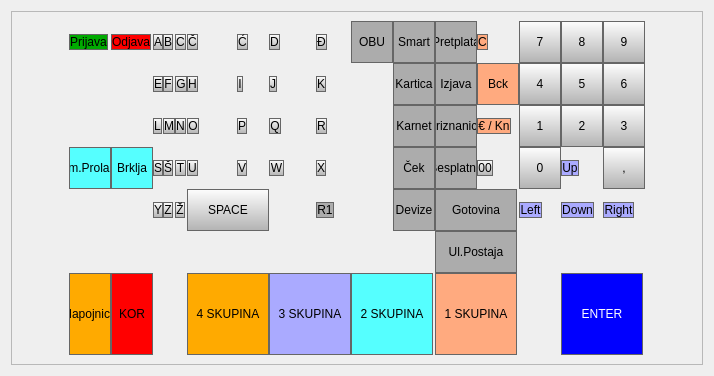
<?xml version="1.0" encoding="UTF-8"?>
<ui version="4.0">
 <class>Form</class>
 <widget class="QWidget" name="Form">
  <property name="enabled">
   <bool>true</bool>
  </property>
  <property name="geometry">
   <rect>
    <x>0</x>
    <y>0</y>
    <width>714</width>
    <height>376</height>
   </rect>
  </property>
  <property name="windowTitle">
   <string/>
  </property>
  <layout class="QHBoxLayout" name="horizontalLayout">
   <item>
    <widget class="QFrame" name="frMainFrame">
     <property name="styleSheet">
      <string notr="true">QPushButton 
{
background-color: qlineargradient(spread:reflect, x1:0, y1:0, x2:0, y2:1, stop:0 #fefefe, stop:1 #b2b2b2);
border: 1px solid #666666;
}

QPushButton:disabled
{
background-color: qlineargradient(spread:reflect, x1:0, y1:0, x2:0, y2:1, stop:0 #dcdcdc, stop:1 #cccccc);
color: #b2b2b2;
border-color: #b2b2b2;
}

QPushButton::pressed
{
background-color: qlineargradient(spread:reflect, x1:0, y1:0, x2:0, y2:1, stop:0 #ffffff, stop:1 #cccccc);
color: #888888;
}

QPushButton 
{
font-weight: normal;
font-size:9pt;
}

#btnPrijava
{
	background-color: rgb(0, 170, 0);
}

#btnOdjava,#btnKorekcija
{
	
	background-color: rgb(255, 0, 0);
}

#btnNapojnica,#btnSkup4
{
	background-color: rgb(255, 170, 0);
}

#btnSkup3,#btnUP,#btnDOWN,#btnLEFT,#btnRIGHT
{
	background-color: rgb(170, 170, 255);
}

#btnSkup2,#btnSimPA,#btnBarrier
{
	background-color: rgb(85, 255, 255);
}

#btnSkup1,#btnClear,#btnBackspace, #btnEur
{
background-color: rgb(255, 170, 127);
}

#btnENTER
{
	background-color: rgb(0, 0, 255);
	color: rgb(255, 255, 255);
}

#btnOBU,#btnSmart,#btnPretplata,#btnKartica,#btnKarnet,
#btnIzjava,#btnPriznanica,#btnCheck,#btnFree,#btnDevize,#btnGotovina,#btnR1,#btnUlPost
{
	background-color: rgb(172, 172, 172);
}

#btnQ,#btnW,#btnE,#btnR,#btnT,#btnY,#btnU,#btnI,#btnO,#btnP,
#btnA,#btnS,#btnD,#btnF,#btnG,#btnH,#btnJ,#btnK,#btnL,#btnZ,
#btnX,#btnC,#btnV,#btnB,#btnN,#btnM,#btnSh,#btnZj,#btnR1,
#btnUP,#btnDOWN,#btnLEFT,#btnRIGHT,
#btnPrijava,#btnOdjava,
#btnCh,#btnCj,#btnDj, #btnClear,#btnBackspace, #btnEur, #btn00

{
	width: 40px; 
	height: 40px;
}

#btnOBU,#btnSmart,#btnPretplata,#btnKartica,#btnKarnet,
#btnSimPA,#btnBarrier,
#btnIzjava,#btnPriznanica,#btnCheck,#btnFree,#btnDevize,#btnGotovina
{
	width: 40px; 
	height: 40px;
}

#btnNumpad1,#btnNumpad2,#btnNumpad3,#btnNumpad4,
#btnNumpad5,#btnNumpad6,#btnNumpad7,#btnNumpad8,#btnNumpad9,
#btnNumpadComma,#btnBackspace,#btnNumpad0,
#btnNumpadDEVIDE,#btnNumpadPLUS,#btnNumpadMINUS,#btnNumpadMULTI
{
	width: 40px; 
	height: 40px;
}

#btnSPACE,#btnGotovina, #btnUlPost
{
	height: 40px;
	width: 80px; 
}

#btnENTER, #btnSkup1,  #btnSkup2,  #btnSkup3,  #btnSkup4
{
	width: 80px;
	height: 80px;
}

#btnNapojnica,#btnKorekcija
{
	height: 80px;
	width: 40px; 
}</string>
     </property>
     <property name="frameShape">
      <enum>QFrame::StyledPanel</enum>
     </property>
     <property name="frameShadow">
      <enum>QFrame::Raised</enum>
     </property>
     <layout class="QHBoxLayout" name="horizontalLayout_2">
      <item>
       <layout class="QGridLayout" name="gridLayout">
        <property name="sizeConstraint">
         <enum>QLayout::SetNoConstraint</enum>
        </property>
        <property name="spacing">
         <number>0</number>
        </property>
        <item row="0" column="0">
         <widget class="QPushButton" name="btnPrijava">
          <property name="sizePolicy">
           <sizepolicy hsizetype="Fixed" vsizetype="Fixed">
            <horstretch>0</horstretch>
            <verstretch>0</verstretch>
           </sizepolicy>
          </property>
          <property name="focusPolicy">
           <enum>Qt::NoFocus</enum>
          </property>
          <property name="text">
           <string>Prijava</string>
          </property>
         </widget>
        </item>
        <item row="0" column="1">
         <widget class="QPushButton" name="btnOdjava">
          <property name="sizePolicy">
           <sizepolicy hsizetype="Fixed" vsizetype="Fixed">
            <horstretch>0</horstretch>
            <verstretch>0</verstretch>
           </sizepolicy>
          </property>
          <property name="focusPolicy">
           <enum>Qt::NoFocus</enum>
          </property>
          <property name="text">
           <string>Odjava</string>
          </property>
         </widget>
        </item>
        <item row="0" column="2">
         <widget class="QPushButton" name="btnA">
          <property name="sizePolicy">
           <sizepolicy hsizetype="Fixed" vsizetype="Fixed">
            <horstretch>0</horstretch>
            <verstretch>0</verstretch>
           </sizepolicy>
          </property>
          <property name="focusPolicy">
           <enum>Qt::NoFocus</enum>
          </property>
          <property name="text">
           <string>A</string>
          </property>
         </widget>
        </item>
        <item row="0" column="3">
         <widget class="QPushButton" name="btnB">
          <property name="sizePolicy">
           <sizepolicy hsizetype="Fixed" vsizetype="Fixed">
            <horstretch>0</horstretch>
            <verstretch>0</verstretch>
           </sizepolicy>
          </property>
          <property name="focusPolicy">
           <enum>Qt::NoFocus</enum>
          </property>
          <property name="text">
           <string>B</string>
          </property>
         </widget>
        </item>
        <item row="0" column="4">
         <widget class="QPushButton" name="btnC">
          <property name="sizePolicy">
           <sizepolicy hsizetype="Fixed" vsizetype="Fixed">
            <horstretch>0</horstretch>
            <verstretch>0</verstretch>
           </sizepolicy>
          </property>
          <property name="focusPolicy">
           <enum>Qt::NoFocus</enum>
          </property>
          <property name="text">
           <string>C</string>
          </property>
         </widget>
        </item>
        <item row="0" column="5">
         <widget class="QPushButton" name="btnCh">
          <property name="sizePolicy">
           <sizepolicy hsizetype="Fixed" vsizetype="Fixed">
            <horstretch>0</horstretch>
            <verstretch>0</verstretch>
           </sizepolicy>
          </property>
          <property name="focusPolicy">
           <enum>Qt::NoFocus</enum>
          </property>
          <property name="text">
           <string>Č</string>
          </property>
         </widget>
        </item>
        <item row="0" column="6">
         <widget class="QPushButton" name="btnCj">
          <property name="sizePolicy">
           <sizepolicy hsizetype="Fixed" vsizetype="Fixed">
            <horstretch>0</horstretch>
            <verstretch>0</verstretch>
           </sizepolicy>
          </property>
          <property name="focusPolicy">
           <enum>Qt::NoFocus</enum>
          </property>
          <property name="text">
           <string>Ć</string>
          </property>
         </widget>
        </item>
        <item row="0" column="7">
         <widget class="QPushButton" name="btnD">
          <property name="sizePolicy">
           <sizepolicy hsizetype="Fixed" vsizetype="Fixed">
            <horstretch>0</horstretch>
            <verstretch>0</verstretch>
           </sizepolicy>
          </property>
          <property name="focusPolicy">
           <enum>Qt::NoFocus</enum>
          </property>
          <property name="text">
           <string>D</string>
          </property>
         </widget>
        </item>
        <item row="0" column="8">
         <widget class="QPushButton" name="btnDj">
          <property name="sizePolicy">
           <sizepolicy hsizetype="Fixed" vsizetype="Fixed">
            <horstretch>0</horstretch>
            <verstretch>0</verstretch>
           </sizepolicy>
          </property>
          <property name="focusPolicy">
           <enum>Qt::NoFocus</enum>
          </property>
          <property name="text">
           <string>Đ</string>
          </property>
         </widget>
        </item>
        <item row="0" column="9">
         <widget class="QPushButton" name="btnOBU">
          <property name="sizePolicy">
           <sizepolicy hsizetype="Fixed" vsizetype="Fixed">
            <horstretch>0</horstretch>
            <verstretch>0</verstretch>
           </sizepolicy>
          </property>
          <property name="focusPolicy">
           <enum>Qt::NoFocus</enum>
          </property>
          <property name="text">
           <string>OBU</string>
          </property>
         </widget>
        </item>
        <item row="0" column="10">
         <widget class="QPushButton" name="btnSmart">
          <property name="sizePolicy">
           <sizepolicy hsizetype="Fixed" vsizetype="Fixed">
            <horstretch>0</horstretch>
            <verstretch>0</verstretch>
           </sizepolicy>
          </property>
          <property name="focusPolicy">
           <enum>Qt::NoFocus</enum>
          </property>
          <property name="text">
           <string>Smart</string>
          </property>
         </widget>
        </item>
        <item row="0" column="11">
         <widget class="QPushButton" name="btnPretplata">
          <property name="sizePolicy">
           <sizepolicy hsizetype="Fixed" vsizetype="Fixed">
            <horstretch>0</horstretch>
            <verstretch>0</verstretch>
           </sizepolicy>
          </property>
          <property name="focusPolicy">
           <enum>Qt::NoFocus</enum>
          </property>
          <property name="text">
           <string>Pretplata</string>
          </property>
         </widget>
        </item>
        <item row="0" column="12">
         <widget class="QPushButton" name="btnClear">
          <property name="sizePolicy">
           <sizepolicy hsizetype="Fixed" vsizetype="Fixed">
            <horstretch>0</horstretch>
            <verstretch>0</verstretch>
           </sizepolicy>
          </property>
          <property name="focusPolicy">
           <enum>Qt::NoFocus</enum>
          </property>
          <property name="text">
           <string>C</string>
          </property>
         </widget>
        </item>
        <item row="0" column="13">
         <widget class="QPushButton" name="btnNumpad7">
          <property name="sizePolicy">
           <sizepolicy hsizetype="Fixed" vsizetype="Fixed">
            <horstretch>0</horstretch>
            <verstretch>0</verstretch>
           </sizepolicy>
          </property>
          <property name="focusPolicy">
           <enum>Qt::NoFocus</enum>
          </property>
          <property name="text">
           <string>7</string>
          </property>
         </widget>
        </item>
        <item row="0" column="14">
         <widget class="QPushButton" name="btnNumpad8">
          <property name="sizePolicy">
           <sizepolicy hsizetype="Fixed" vsizetype="Fixed">
            <horstretch>0</horstretch>
            <verstretch>0</verstretch>
           </sizepolicy>
          </property>
          <property name="focusPolicy">
           <enum>Qt::NoFocus</enum>
          </property>
          <property name="text">
           <string>8</string>
          </property>
         </widget>
        </item>
        <item row="0" column="15">
         <widget class="QPushButton" name="btnNumpad9">
          <property name="sizePolicy">
           <sizepolicy hsizetype="Fixed" vsizetype="Fixed">
            <horstretch>0</horstretch>
            <verstretch>0</verstretch>
           </sizepolicy>
          </property>
          <property name="focusPolicy">
           <enum>Qt::NoFocus</enum>
          </property>
          <property name="text">
           <string>9</string>
          </property>
         </widget>
        </item>
        <item row="1" column="2">
         <widget class="QPushButton" name="btnE">
          <property name="sizePolicy">
           <sizepolicy hsizetype="Fixed" vsizetype="Fixed">
            <horstretch>0</horstretch>
            <verstretch>0</verstretch>
           </sizepolicy>
          </property>
          <property name="focusPolicy">
           <enum>Qt::NoFocus</enum>
          </property>
          <property name="text">
           <string>E</string>
          </property>
         </widget>
        </item>
        <item row="1" column="3">
         <widget class="QPushButton" name="btnF">
          <property name="sizePolicy">
           <sizepolicy hsizetype="Fixed" vsizetype="Fixed">
            <horstretch>0</horstretch>
            <verstretch>0</verstretch>
           </sizepolicy>
          </property>
          <property name="focusPolicy">
           <enum>Qt::NoFocus</enum>
          </property>
          <property name="text">
           <string>F</string>
          </property>
         </widget>
        </item>
        <item row="1" column="4">
         <widget class="QPushButton" name="btnG">
          <property name="sizePolicy">
           <sizepolicy hsizetype="Fixed" vsizetype="Fixed">
            <horstretch>0</horstretch>
            <verstretch>0</verstretch>
           </sizepolicy>
          </property>
          <property name="focusPolicy">
           <enum>Qt::NoFocus</enum>
          </property>
          <property name="text">
           <string>G</string>
          </property>
         </widget>
        </item>
        <item row="1" column="5">
         <widget class="QPushButton" name="btnH">
          <property name="sizePolicy">
           <sizepolicy hsizetype="Fixed" vsizetype="Fixed">
            <horstretch>0</horstretch>
            <verstretch>0</verstretch>
           </sizepolicy>
          </property>
          <property name="focusPolicy">
           <enum>Qt::NoFocus</enum>
          </property>
          <property name="text">
           <string>H</string>
          </property>
         </widget>
        </item>
        <item row="1" column="6">
         <widget class="QPushButton" name="btnI">
          <property name="sizePolicy">
           <sizepolicy hsizetype="Fixed" vsizetype="Fixed">
            <horstretch>0</horstretch>
            <verstretch>0</verstretch>
           </sizepolicy>
          </property>
          <property name="focusPolicy">
           <enum>Qt::NoFocus</enum>
          </property>
          <property name="text">
           <string>I</string>
          </property>
         </widget>
        </item>
        <item row="1" column="7">
         <widget class="QPushButton" name="btnJ">
          <property name="sizePolicy">
           <sizepolicy hsizetype="Fixed" vsizetype="Fixed">
            <horstretch>0</horstretch>
            <verstretch>0</verstretch>
           </sizepolicy>
          </property>
          <property name="focusPolicy">
           <enum>Qt::NoFocus</enum>
          </property>
          <property name="text">
           <string>J</string>
          </property>
         </widget>
        </item>
        <item row="1" column="8">
         <widget class="QPushButton" name="btnK">
          <property name="sizePolicy">
           <sizepolicy hsizetype="Fixed" vsizetype="Fixed">
            <horstretch>0</horstretch>
            <verstretch>0</verstretch>
           </sizepolicy>
          </property>
          <property name="focusPolicy">
           <enum>Qt::NoFocus</enum>
          </property>
          <property name="text">
           <string>K</string>
          </property>
         </widget>
        </item>
        <item row="1" column="10">
         <widget class="QPushButton" name="btnKartica">
          <property name="sizePolicy">
           <sizepolicy hsizetype="Fixed" vsizetype="Fixed">
            <horstretch>0</horstretch>
            <verstretch>0</verstretch>
           </sizepolicy>
          </property>
          <property name="focusPolicy">
           <enum>Qt::NoFocus</enum>
          </property>
          <property name="text">
           <string>Kartica</string>
          </property>
         </widget>
        </item>
        <item row="1" column="11">
         <widget class="QPushButton" name="btnIzjava">
          <property name="sizePolicy">
           <sizepolicy hsizetype="Fixed" vsizetype="Fixed">
            <horstretch>0</horstretch>
            <verstretch>0</verstretch>
           </sizepolicy>
          </property>
          <property name="focusPolicy">
           <enum>Qt::NoFocus</enum>
          </property>
          <property name="text">
           <string>Izjava</string>
          </property>
         </widget>
        </item>
        <item row="1" column="12">
         <widget class="QPushButton" name="btnBackspace">
          <property name="sizePolicy">
           <sizepolicy hsizetype="Fixed" vsizetype="Fixed">
            <horstretch>0</horstretch>
            <verstretch>0</verstretch>
           </sizepolicy>
          </property>
          <property name="focusPolicy">
           <enum>Qt::NoFocus</enum>
          </property>
          <property name="text">
           <string>Bck</string>
          </property>
         </widget>
        </item>
        <item row="1" column="13">
         <widget class="QPushButton" name="btnNumpad4">
          <property name="sizePolicy">
           <sizepolicy hsizetype="Fixed" vsizetype="Fixed">
            <horstretch>0</horstretch>
            <verstretch>0</verstretch>
           </sizepolicy>
          </property>
          <property name="focusPolicy">
           <enum>Qt::NoFocus</enum>
          </property>
          <property name="text">
           <string>4</string>
          </property>
         </widget>
        </item>
        <item row="1" column="14">
         <widget class="QPushButton" name="btnNumpad5">
          <property name="sizePolicy">
           <sizepolicy hsizetype="Fixed" vsizetype="Fixed">
            <horstretch>0</horstretch>
            <verstretch>0</verstretch>
           </sizepolicy>
          </property>
          <property name="focusPolicy">
           <enum>Qt::NoFocus</enum>
          </property>
          <property name="text">
           <string>5</string>
          </property>
         </widget>
        </item>
        <item row="1" column="15">
         <widget class="QPushButton" name="btnNumpad6">
          <property name="sizePolicy">
           <sizepolicy hsizetype="Fixed" vsizetype="Fixed">
            <horstretch>0</horstretch>
            <verstretch>0</verstretch>
           </sizepolicy>
          </property>
          <property name="focusPolicy">
           <enum>Qt::NoFocus</enum>
          </property>
          <property name="text">
           <string>6</string>
          </property>
         </widget>
        </item>
        <item row="2" column="2">
         <widget class="QPushButton" name="btnL">
          <property name="sizePolicy">
           <sizepolicy hsizetype="Fixed" vsizetype="Fixed">
            <horstretch>0</horstretch>
            <verstretch>0</verstretch>
           </sizepolicy>
          </property>
          <property name="focusPolicy">
           <enum>Qt::NoFocus</enum>
          </property>
          <property name="text">
           <string>L</string>
          </property>
         </widget>
        </item>
        <item row="2" column="3">
         <widget class="QPushButton" name="btnM">
          <property name="sizePolicy">
           <sizepolicy hsizetype="Fixed" vsizetype="Fixed">
            <horstretch>0</horstretch>
            <verstretch>0</verstretch>
           </sizepolicy>
          </property>
          <property name="focusPolicy">
           <enum>Qt::NoFocus</enum>
          </property>
          <property name="text">
           <string>M</string>
          </property>
         </widget>
        </item>
        <item row="2" column="4">
         <widget class="QPushButton" name="btnN">
          <property name="sizePolicy">
           <sizepolicy hsizetype="Fixed" vsizetype="Fixed">
            <horstretch>0</horstretch>
            <verstretch>0</verstretch>
           </sizepolicy>
          </property>
          <property name="focusPolicy">
           <enum>Qt::NoFocus</enum>
          </property>
          <property name="text">
           <string>N</string>
          </property>
         </widget>
        </item>
        <item row="2" column="5">
         <widget class="QPushButton" name="btnO">
          <property name="sizePolicy">
           <sizepolicy hsizetype="Fixed" vsizetype="Fixed">
            <horstretch>0</horstretch>
            <verstretch>0</verstretch>
           </sizepolicy>
          </property>
          <property name="focusPolicy">
           <enum>Qt::NoFocus</enum>
          </property>
          <property name="text">
           <string>O</string>
          </property>
         </widget>
        </item>
        <item row="2" column="6">
         <widget class="QPushButton" name="btnP">
          <property name="sizePolicy">
           <sizepolicy hsizetype="Fixed" vsizetype="Fixed">
            <horstretch>0</horstretch>
            <verstretch>0</verstretch>
           </sizepolicy>
          </property>
          <property name="focusPolicy">
           <enum>Qt::NoFocus</enum>
          </property>
          <property name="text">
           <string>P</string>
          </property>
         </widget>
        </item>
        <item row="2" column="7">
         <widget class="QPushButton" name="btnQ">
          <property name="sizePolicy">
           <sizepolicy hsizetype="Fixed" vsizetype="Fixed">
            <horstretch>0</horstretch>
            <verstretch>0</verstretch>
           </sizepolicy>
          </property>
          <property name="focusPolicy">
           <enum>Qt::NoFocus</enum>
          </property>
          <property name="text">
           <string>Q</string>
          </property>
         </widget>
        </item>
        <item row="2" column="8">
         <widget class="QPushButton" name="btnR">
          <property name="sizePolicy">
           <sizepolicy hsizetype="Fixed" vsizetype="Fixed">
            <horstretch>0</horstretch>
            <verstretch>0</verstretch>
           </sizepolicy>
          </property>
          <property name="focusPolicy">
           <enum>Qt::NoFocus</enum>
          </property>
          <property name="text">
           <string>R</string>
          </property>
         </widget>
        </item>
        <item row="2" column="10">
         <widget class="QPushButton" name="btnKarnet">
          <property name="sizePolicy">
           <sizepolicy hsizetype="Fixed" vsizetype="Fixed">
            <horstretch>0</horstretch>
            <verstretch>0</verstretch>
           </sizepolicy>
          </property>
          <property name="focusPolicy">
           <enum>Qt::NoFocus</enum>
          </property>
          <property name="text">
           <string>Karnet</string>
          </property>
         </widget>
        </item>
        <item row="2" column="11">
         <widget class="QPushButton" name="btnPriznanica">
          <property name="sizePolicy">
           <sizepolicy hsizetype="Fixed" vsizetype="Fixed">
            <horstretch>0</horstretch>
            <verstretch>0</verstretch>
           </sizepolicy>
          </property>
          <property name="focusPolicy">
           <enum>Qt::NoFocus</enum>
          </property>
          <property name="text">
           <string>Priznanica</string>
          </property>
         </widget>
        </item>
        <item row="2" column="12">
         <widget class="QPushButton" name="btnEur">
          <property name="sizePolicy">
           <sizepolicy hsizetype="Fixed" vsizetype="Fixed">
            <horstretch>0</horstretch>
            <verstretch>0</verstretch>
           </sizepolicy>
          </property>
          <property name="focusPolicy">
           <enum>Qt::NoFocus</enum>
          </property>
          <property name="text">
           <string>€ / Kn</string>
          </property>
         </widget>
        </item>
        <item row="2" column="13">
         <widget class="QPushButton" name="btnNumpad1">
          <property name="sizePolicy">
           <sizepolicy hsizetype="Fixed" vsizetype="Fixed">
            <horstretch>0</horstretch>
            <verstretch>0</verstretch>
           </sizepolicy>
          </property>
          <property name="focusPolicy">
           <enum>Qt::NoFocus</enum>
          </property>
          <property name="text">
           <string>1</string>
          </property>
         </widget>
        </item>
        <item row="2" column="14">
         <widget class="QPushButton" name="btnNumpad2">
          <property name="sizePolicy">
           <sizepolicy hsizetype="Fixed" vsizetype="Fixed">
            <horstretch>0</horstretch>
            <verstretch>0</verstretch>
           </sizepolicy>
          </property>
          <property name="focusPolicy">
           <enum>Qt::NoFocus</enum>
          </property>
          <property name="text">
           <string>2</string>
          </property>
         </widget>
        </item>
        <item row="2" column="15">
         <widget class="QPushButton" name="btnNumpad3">
          <property name="sizePolicy">
           <sizepolicy hsizetype="Fixed" vsizetype="Fixed">
            <horstretch>0</horstretch>
            <verstretch>0</verstretch>
           </sizepolicy>
          </property>
          <property name="focusPolicy">
           <enum>Qt::NoFocus</enum>
          </property>
          <property name="text">
           <string>3</string>
          </property>
         </widget>
        </item>
        <item row="3" column="0">
         <widget class="QPushButton" name="btnSimPA">
          <property name="sizePolicy">
           <sizepolicy hsizetype="Fixed" vsizetype="Fixed">
            <horstretch>0</horstretch>
            <verstretch>0</verstretch>
           </sizepolicy>
          </property>
          <property name="focusPolicy">
           <enum>Qt::NoFocus</enum>
          </property>
          <property name="styleSheet">
           <string notr="true"/>
          </property>
          <property name="text">
           <string>Sim.Prolaza</string>
          </property>
         </widget>
        </item>
        <item row="3" column="1">
         <widget class="QPushButton" name="btnBarrier">
          <property name="sizePolicy">
           <sizepolicy hsizetype="Fixed" vsizetype="Fixed">
            <horstretch>0</horstretch>
            <verstretch>0</verstretch>
           </sizepolicy>
          </property>
          <property name="focusPolicy">
           <enum>Qt::NoFocus</enum>
          </property>
          <property name="text">
           <string>Brklja</string>
          </property>
         </widget>
        </item>
        <item row="3" column="2">
         <widget class="QPushButton" name="btnS">
          <property name="sizePolicy">
           <sizepolicy hsizetype="Fixed" vsizetype="Fixed">
            <horstretch>0</horstretch>
            <verstretch>0</verstretch>
           </sizepolicy>
          </property>
          <property name="focusPolicy">
           <enum>Qt::NoFocus</enum>
          </property>
          <property name="text">
           <string>S</string>
          </property>
         </widget>
        </item>
        <item row="3" column="3">
         <widget class="QPushButton" name="btnSh">
          <property name="sizePolicy">
           <sizepolicy hsizetype="Fixed" vsizetype="Fixed">
            <horstretch>0</horstretch>
            <verstretch>0</verstretch>
           </sizepolicy>
          </property>
          <property name="focusPolicy">
           <enum>Qt::NoFocus</enum>
          </property>
          <property name="text">
           <string>Š</string>
          </property>
         </widget>
        </item>
        <item row="3" column="4">
         <widget class="QPushButton" name="btnT">
          <property name="sizePolicy">
           <sizepolicy hsizetype="Fixed" vsizetype="Fixed">
            <horstretch>0</horstretch>
            <verstretch>0</verstretch>
           </sizepolicy>
          </property>
          <property name="focusPolicy">
           <enum>Qt::NoFocus</enum>
          </property>
          <property name="text">
           <string>T</string>
          </property>
         </widget>
        </item>
        <item row="3" column="5">
         <widget class="QPushButton" name="btnU">
          <property name="sizePolicy">
           <sizepolicy hsizetype="Fixed" vsizetype="Fixed">
            <horstretch>0</horstretch>
            <verstretch>0</verstretch>
           </sizepolicy>
          </property>
          <property name="focusPolicy">
           <enum>Qt::NoFocus</enum>
          </property>
          <property name="text">
           <string>U</string>
          </property>
         </widget>
        </item>
        <item row="3" column="6">
         <widget class="QPushButton" name="btnV">
          <property name="sizePolicy">
           <sizepolicy hsizetype="Fixed" vsizetype="Fixed">
            <horstretch>0</horstretch>
            <verstretch>0</verstretch>
           </sizepolicy>
          </property>
          <property name="focusPolicy">
           <enum>Qt::NoFocus</enum>
          </property>
          <property name="text">
           <string>V</string>
          </property>
         </widget>
        </item>
        <item row="3" column="7">
         <widget class="QPushButton" name="btnW">
          <property name="sizePolicy">
           <sizepolicy hsizetype="Fixed" vsizetype="Fixed">
            <horstretch>0</horstretch>
            <verstretch>0</verstretch>
           </sizepolicy>
          </property>
          <property name="focusPolicy">
           <enum>Qt::NoFocus</enum>
          </property>
          <property name="text">
           <string>W</string>
          </property>
         </widget>
        </item>
        <item row="3" column="8">
         <widget class="QPushButton" name="btnX">
          <property name="sizePolicy">
           <sizepolicy hsizetype="Fixed" vsizetype="Fixed">
            <horstretch>0</horstretch>
            <verstretch>0</verstretch>
           </sizepolicy>
          </property>
          <property name="focusPolicy">
           <enum>Qt::NoFocus</enum>
          </property>
          <property name="text">
           <string>X</string>
          </property>
         </widget>
        </item>
        <item row="3" column="10">
         <widget class="QPushButton" name="btnCheck">
          <property name="sizePolicy">
           <sizepolicy hsizetype="Fixed" vsizetype="Fixed">
            <horstretch>0</horstretch>
            <verstretch>0</verstretch>
           </sizepolicy>
          </property>
          <property name="focusPolicy">
           <enum>Qt::NoFocus</enum>
          </property>
          <property name="text">
           <string>Ček</string>
          </property>
         </widget>
        </item>
        <item row="3" column="11">
         <widget class="QPushButton" name="btnFree">
          <property name="sizePolicy">
           <sizepolicy hsizetype="Fixed" vsizetype="Fixed">
            <horstretch>0</horstretch>
            <verstretch>0</verstretch>
           </sizepolicy>
          </property>
          <property name="focusPolicy">
           <enum>Qt::NoFocus</enum>
          </property>
          <property name="text">
           <string>Besplatno</string>
          </property>
         </widget>
        </item>
        <item row="3" column="12">
         <widget class="QPushButton" name="btn00">
          <property name="sizePolicy">
           <sizepolicy hsizetype="Fixed" vsizetype="Fixed">
            <horstretch>0</horstretch>
            <verstretch>0</verstretch>
           </sizepolicy>
          </property>
          <property name="focusPolicy">
           <enum>Qt::NoFocus</enum>
          </property>
          <property name="text">
           <string>00</string>
          </property>
         </widget>
        </item>
        <item row="3" column="13">
         <widget class="QPushButton" name="btnNumpad0">
          <property name="focusPolicy">
           <enum>Qt::NoFocus</enum>
          </property>
          <property name="text">
           <string>0</string>
          </property>
         </widget>
        </item>
        <item row="3" column="14">
         <widget class="QPushButton" name="btnUP">
          <property name="sizePolicy">
           <sizepolicy hsizetype="Fixed" vsizetype="Fixed">
            <horstretch>0</horstretch>
            <verstretch>0</verstretch>
           </sizepolicy>
          </property>
          <property name="focusPolicy">
           <enum>Qt::NoFocus</enum>
          </property>
          <property name="text">
           <string>Up</string>
          </property>
         </widget>
        </item>
        <item row="3" column="15">
         <widget class="QPushButton" name="btnNumpadComma">
          <property name="sizePolicy">
           <sizepolicy hsizetype="Fixed" vsizetype="Fixed">
            <horstretch>0</horstretch>
            <verstretch>0</verstretch>
           </sizepolicy>
          </property>
          <property name="focusPolicy">
           <enum>Qt::NoFocus</enum>
          </property>
          <property name="text">
           <string>,</string>
          </property>
         </widget>
        </item>
        <item row="4" column="2">
         <widget class="QPushButton" name="btnY">
          <property name="sizePolicy">
           <sizepolicy hsizetype="Fixed" vsizetype="Fixed">
            <horstretch>0</horstretch>
            <verstretch>0</verstretch>
           </sizepolicy>
          </property>
          <property name="focusPolicy">
           <enum>Qt::NoFocus</enum>
          </property>
          <property name="text">
           <string>Y</string>
          </property>
         </widget>
        </item>
        <item row="4" column="3">
         <widget class="QPushButton" name="btnZ">
          <property name="sizePolicy">
           <sizepolicy hsizetype="Fixed" vsizetype="Fixed">
            <horstretch>0</horstretch>
            <verstretch>0</verstretch>
           </sizepolicy>
          </property>
          <property name="focusPolicy">
           <enum>Qt::NoFocus</enum>
          </property>
          <property name="text">
           <string>Z</string>
          </property>
         </widget>
        </item>
        <item row="4" column="4">
         <widget class="QPushButton" name="btnZj">
          <property name="sizePolicy">
           <sizepolicy hsizetype="Fixed" vsizetype="Fixed">
            <horstretch>0</horstretch>
            <verstretch>0</verstretch>
           </sizepolicy>
          </property>
          <property name="focusPolicy">
           <enum>Qt::NoFocus</enum>
          </property>
          <property name="text">
           <string>Ž</string>
          </property>
         </widget>
        </item>
        <item row="4" column="5" colspan="2">
         <widget class="QPushButton" name="btnSPACE">
          <property name="sizePolicy">
           <sizepolicy hsizetype="Fixed" vsizetype="Fixed">
            <horstretch>0</horstretch>
            <verstretch>0</verstretch>
           </sizepolicy>
          </property>
          <property name="focusPolicy">
           <enum>Qt::NoFocus</enum>
          </property>
          <property name="text">
           <string>SPACE</string>
          </property>
         </widget>
        </item>
        <item row="4" column="8">
         <widget class="QPushButton" name="btnR1">
          <property name="sizePolicy">
           <sizepolicy hsizetype="Fixed" vsizetype="Fixed">
            <horstretch>0</horstretch>
            <verstretch>0</verstretch>
           </sizepolicy>
          </property>
          <property name="focusPolicy">
           <enum>Qt::NoFocus</enum>
          </property>
          <property name="text">
           <string>R1</string>
          </property>
         </widget>
        </item>
        <item row="4" column="10">
         <widget class="QPushButton" name="btnDevize">
          <property name="sizePolicy">
           <sizepolicy hsizetype="Fixed" vsizetype="Fixed">
            <horstretch>0</horstretch>
            <verstretch>0</verstretch>
           </sizepolicy>
          </property>
          <property name="focusPolicy">
           <enum>Qt::NoFocus</enum>
          </property>
          <property name="text">
           <string>Devize</string>
          </property>
         </widget>
        </item>
        <item row="4" column="11" colspan="2">
         <widget class="QPushButton" name="btnGotovina">
          <property name="sizePolicy">
           <sizepolicy hsizetype="Fixed" vsizetype="Fixed">
            <horstretch>0</horstretch>
            <verstretch>0</verstretch>
           </sizepolicy>
          </property>
          <property name="focusPolicy">
           <enum>Qt::NoFocus</enum>
          </property>
          <property name="text">
           <string>Gotovina</string>
          </property>
         </widget>
        </item>
        <item row="4" column="13">
         <widget class="QPushButton" name="btnLEFT">
          <property name="sizePolicy">
           <sizepolicy hsizetype="Fixed" vsizetype="Fixed">
            <horstretch>0</horstretch>
            <verstretch>0</verstretch>
           </sizepolicy>
          </property>
          <property name="focusPolicy">
           <enum>Qt::NoFocus</enum>
          </property>
          <property name="text">
           <string>Left</string>
          </property>
         </widget>
        </item>
        <item row="4" column="14">
         <widget class="QPushButton" name="btnDOWN">
          <property name="sizePolicy">
           <sizepolicy hsizetype="Fixed" vsizetype="Fixed">
            <horstretch>0</horstretch>
            <verstretch>0</verstretch>
           </sizepolicy>
          </property>
          <property name="focusPolicy">
           <enum>Qt::NoFocus</enum>
          </property>
          <property name="text">
           <string>Down</string>
          </property>
         </widget>
        </item>
        <item row="4" column="15">
         <widget class="QPushButton" name="btnRIGHT">
          <property name="sizePolicy">
           <sizepolicy hsizetype="Fixed" vsizetype="Fixed">
            <horstretch>0</horstretch>
            <verstretch>0</verstretch>
           </sizepolicy>
          </property>
          <property name="focusPolicy">
           <enum>Qt::NoFocus</enum>
          </property>
          <property name="text">
           <string>Right</string>
          </property>
         </widget>
        </item>
        <item row="5" column="11" colspan="2">
         <widget class="QPushButton" name="btnUlPost">
          <property name="sizePolicy">
           <sizepolicy hsizetype="Fixed" vsizetype="Fixed">
            <horstretch>0</horstretch>
            <verstretch>0</verstretch>
           </sizepolicy>
          </property>
          <property name="focusPolicy">
           <enum>Qt::NoFocus</enum>
          </property>
          <property name="text">
           <string>Ul.Postaja</string>
          </property>
         </widget>
        </item>
        <item row="6" column="0">
         <widget class="QPushButton" name="btnNapojnica">
          <property name="focusPolicy">
           <enum>Qt::NoFocus</enum>
          </property>
          <property name="text">
           <string>Napojnica</string>
          </property>
         </widget>
        </item>
        <item row="6" column="1">
         <widget class="QPushButton" name="btnKorekcija">
          <property name="focusPolicy">
           <enum>Qt::NoFocus</enum>
          </property>
          <property name="text">
           <string>KOR</string>
          </property>
         </widget>
        </item>
        <item row="6" column="5" colspan="2">
         <widget class="QPushButton" name="btnSkup4">
          <property name="sizePolicy">
           <sizepolicy hsizetype="Fixed" vsizetype="Fixed">
            <horstretch>0</horstretch>
            <verstretch>0</verstretch>
           </sizepolicy>
          </property>
          <property name="focusPolicy">
           <enum>Qt::NoFocus</enum>
          </property>
          <property name="text">
           <string>4 SKUPINA</string>
          </property>
         </widget>
        </item>
        <item row="6" column="7" colspan="2">
         <widget class="QPushButton" name="btnSkup3">
          <property name="sizePolicy">
           <sizepolicy hsizetype="Fixed" vsizetype="Fixed">
            <horstretch>0</horstretch>
            <verstretch>0</verstretch>
           </sizepolicy>
          </property>
          <property name="focusPolicy">
           <enum>Qt::NoFocus</enum>
          </property>
          <property name="text">
           <string>3 SKUPINA</string>
          </property>
         </widget>
        </item>
        <item row="6" column="9" colspan="2">
         <widget class="QPushButton" name="btnSkup2">
          <property name="sizePolicy">
           <sizepolicy hsizetype="Fixed" vsizetype="Fixed">
            <horstretch>0</horstretch>
            <verstretch>0</verstretch>
           </sizepolicy>
          </property>
          <property name="focusPolicy">
           <enum>Qt::NoFocus</enum>
          </property>
          <property name="text">
           <string>2 SKUPINA</string>
          </property>
         </widget>
        </item>
        <item row="6" column="11" colspan="2">
         <widget class="QPushButton" name="btnSkup1">
          <property name="sizePolicy">
           <sizepolicy hsizetype="Fixed" vsizetype="Fixed">
            <horstretch>0</horstretch>
            <verstretch>0</verstretch>
           </sizepolicy>
          </property>
          <property name="focusPolicy">
           <enum>Qt::NoFocus</enum>
          </property>
          <property name="text">
           <string>1 SKUPINA</string>
          </property>
         </widget>
        </item>
        <item row="6" column="14" colspan="2">
         <widget class="QPushButton" name="btnENTER">
          <property name="sizePolicy">
           <sizepolicy hsizetype="Fixed" vsizetype="Fixed">
            <horstretch>0</horstretch>
            <verstretch>0</verstretch>
           </sizepolicy>
          </property>
          <property name="focusPolicy">
           <enum>Qt::NoFocus</enum>
          </property>
          <property name="text">
           <string>ENTER</string>
          </property>
         </widget>
        </item>
       </layout>
      </item>
     </layout>
    </widget>
   </item>
  </layout>
 </widget>
 <resources/>
 <connections/>
</ui>
